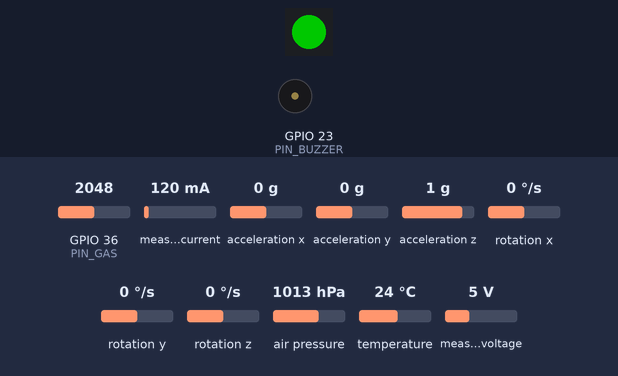
Bench run of a sketch on a simulated ESP32. Shown: 1 RGB LEDs in strip order, left to right, buzzer (waves = sounding, pin HIGH). The inputs (shaded band) are chosen by the test bench; at power-on: GPIO 36 (PIN_GAS) = 2048, temperature 24 °C, measured current 120 mA, acceleration x 0 g, acceleration y 0 g, acceleration z 1 g, rotation x 0 °/s, rotation y 0 °/s, rotation z 0 °/s, air pressure 1013 hPa, measured voltage 5 V. Dim RGB values are drawn brighter than linear; WiFi joins after 1.5 s; servers stay silent unless stated; uploads are accepted with an empty reply; what the sketch prints to the serial monitor is not drawn.

Above: at 3.0 s.
3.1 s: GPIO 36 (PIN_GAS) set to 2130
At 3.42 s:
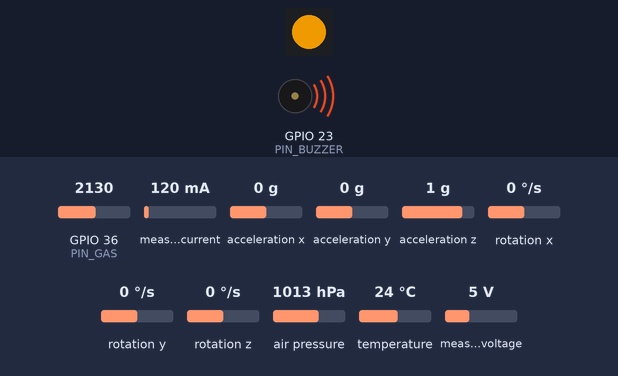
6.1 s: temperature set to 34.4 °C
9.1 s: temperature set to 35.6 °C
At 10.3 s:
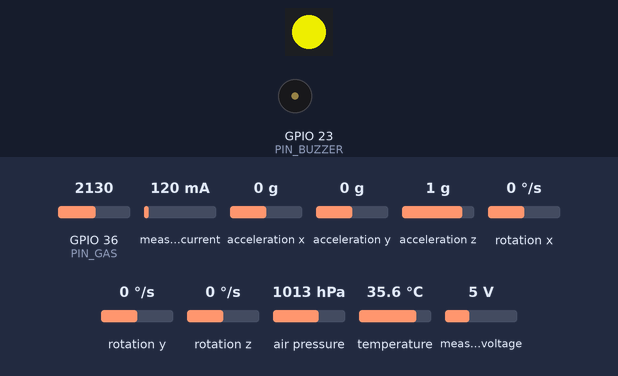
10.6 s: temperature set to 39.5 °C
12.1 s: temperature set to 40.3 °C
At 12.41 s:
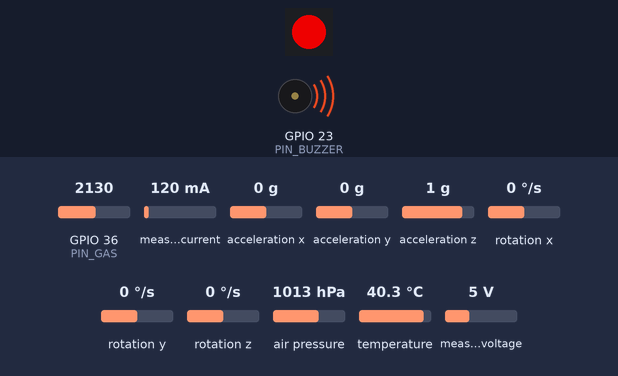
15.1 s: temperature set to 12 °C
At 15.5 s:
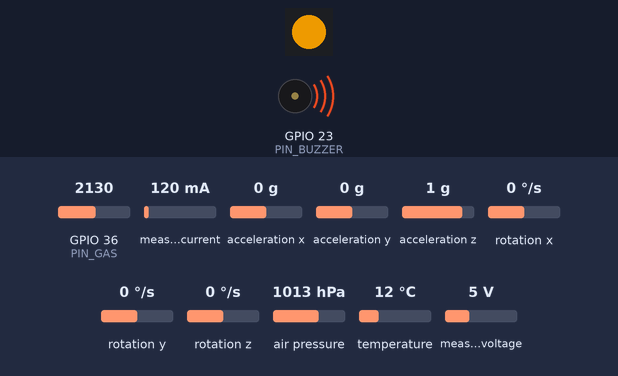
Timing chart, 0 to 19.1 s (numbered marks = the images above; inputs shaded):
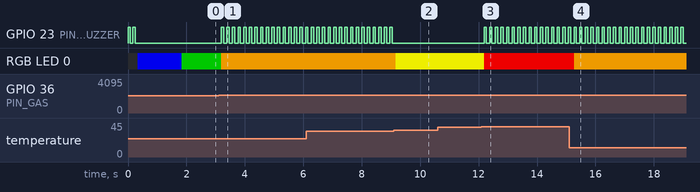

The sketch:

AEGIS_ESP32.ino
```cpp
// ======================================================
//   AEGIS Vehicle Monitor Node — ESP32
//   نظام مراقبة المركبة المتصل بـ AEGIS HSSE
//
//   المكونات:
//     BMP085  — درجة الحرارة والضغط الجوي
//     MPU6050 — مقياس التسارع (كشف الاصطدام)
//     INA219  — قياس الجهد والتيار
//     MQ-2    — حساس الغاز (GPIO 36 — ADC1)
//     WS2811  — مؤشر LED
//     Buzzer  — إنذار صوتي
//
//   يُرسل البيانات إلى AEGIS كل 10 ثوانٍ.
//   عند كشف اصطدام: إرسال تنبيه فوري ثم استمرار العمل.
// ======================================================

#include <Wire.h>
#include <WiFi.h>
#include <HTTPClient.h>
#include <Adafruit_BMP085.h>
#include <Adafruit_MPU6050.h>
#include <Adafruit_Sensor.h>
#include <Adafruit_INA219.h>
#include <FastLED.h>

// ─────────────────────────────────────────────────────
//  إعدادات الشبكة والسيرفر
// ─────────────────────────────────────────────────────
const char* WIFI_SSID      = "Turki";
const char* WIFI_PASS      = "11111111";
const char* AEGIS_ENDPOINT = "https://172.20.10.3:3000/api/data";
const char* DEVICE_CODE    = "VEH-001";   // كود المركبة — غيّره لكل وحدة
const char* SITE_CODE      = "SITE-A";    // كود الموقع
// اجعله نفس DEVICE_INGEST_SECRET في ملف .env — اتركه فارغاً في بيئة التطوير
const char* DEVICE_KEY     = "Ag9xK3mP7nQ2vL8wR4bY6cZ1tJ5hD0";

// ─────────────────────────────────────────────────────
//  الأطراف (Pins)
// ─────────────────────────────────────────────────────
#define PIN_BUZZER   23
#define PIN_GAS      36   // ADC1 — آمن مع WiFi
#define LED_PIN      12
#define NUM_LEDS     1
#define LED_TYPE     WS2811
#define COLOR_ORDER  GRB
#define BRIGHTNESS   200

// ─────────────────────────────────────────────────────
//  حدود الإنذار
// ─────────────────────────────────────────────────────
#define CRASH_THRESHOLD   35.0   // m/s² ≈ 3.5G — حد الاصطدام
#define CRASH_COOLDOWN    10000  // ms — فترة الهدوء بين إنذارات الاصطدام
#define TEMP_CRITICAL     40     // °C — حرارة خطرة
#define TEMP_WARNING      35     // °C — حرارة تحذير
#define GAS_THRESHOLD     50     // % — حد إنذار الغاز
#define SEND_INTERVAL     10000  // ms — فترة إرسال البيانات العادية

// ─────────────────────────────────────────────────────
//  الكائنات العامة
// ─────────────────────────────────────────────────────
Adafruit_BMP085 bmp;
Adafruit_MPU6050 mpu;
Adafruit_INA219  ina219;
CRGB leds[NUM_LEDS];

// ─────────────────────────────────────────────────────
//  متغيرات عامة
// ─────────────────────────────────────────────────────
unsigned long lastSendTime   = 0;
unsigned long lastCrashTime  = 0;
bool          crashDetected  = false;

// قراءات الحساسات — مشتركة بين loop() والإرسال
float g_temperature  = 0;
float g_pressure     = 0;
float g_acceleration = 0;
int   g_gasVal       = 0;
float g_voltage      = 0;
float g_current_mA   = 0;
float g_power_mW     = 0;

// ──────────────────────────────────────────────────────
//  SETUP
// ──────────────────────────────────────────────────────
void setup() {
  Serial.begin(115200);
  Serial.println("\n=== AEGIS Vehicle Monitor Booting ===");

  // Buzzer — إشارة بدء
  pinMode(PIN_BUZZER, OUTPUT);
  beepShort(2);

  // LED
  FastLED.addLeds<LED_TYPE, LED_PIN, COLOR_ORDER>(leds, NUM_LEDS).setCorrection(TypicalLEDStrip);
  FastLED.setBrightness(BRIGHTNESS);
  setLED(CRGB::Blue);

  // BMP085
  if (!bmp.begin()) {
    Serial.println("[ERROR] BMP085 not found — check wiring (I2C)");
  } else {
    Serial.println("[OK] BMP085 ready");
  }

  // MPU6050
  if (!mpu.begin()) {
    Serial.println("[ERROR] MPU6050 not found — check wiring (I2C)");
  } else {
    mpu.setAccelerometerRange(MPU6050_RANGE_16_G);
    mpu.setGyroRange(MPU6050_RANGE_500_DEG);
    mpu.setFilterBandwidth(MPU6050_BAND_21_HZ);
    Serial.println("[OK] MPU6050 ready — range: ±16G");
  }

  // INA219
  if (!ina219.begin()) {
    Serial.println("[ERROR] INA219 not found — check wiring (I2C)");
  } else {
    Serial.println("[OK] INA219 ready");
  }

  // ADC — تحسين دقة قراءة الغاز
  analogSetAttenuation(ADC_11db);   // مدى 0–3.9V على ADC1

  // WiFi
  connectWiFi();

  setLED(CRGB::Green);
  Serial.println("=== System Ready ===\n");
}

// ──────────────────────────────────────────────────────
//  LOOP
// ──────────────────────────────────────────────────────
void loop() {

  // 1) قراءة جميع الحساسات
  readAllSensors();

  // 2) كشف الاصطدام — الأولوية القصوى
  if (g_acceleration > CRASH_THRESHOLD) {
    unsigned long now = millis();
    if (now - lastCrashTime > CRASH_COOLDOWN) {
      lastCrashTime = now;
      handleCrash();
    }
  }

  // 3) منطق LED والإنذار الصوتي
  updateStatusIndicators();

  // 4) إرسال البيانات للسيرفر كل SEND_INTERVAL
  if (millis() - lastSendTime > SEND_INTERVAL) {
    lastSendTime = millis();
    ensureWiFi();
    sendToAEGIS("NORMAL");
  }

  delay(100);
}

// ──────────────────────────────────────────────────────
//  قراءة الحساسات — تُحدَّث المتغيرات العامة
// ──────────────────────────────────────────────────────
void readAllSensors() {
  // غاز MQ-2 (0–100%)
  int raw = analogRead(PIN_GAS);
  g_gasVal = map(raw, 0, 4095, 0, 100);

  // BMP085
  g_temperature = bmp.readTemperature();   // °C
  g_pressure    = bmp.readPressure();      // Pa

  // MPU6050 — تسارع كلي
  sensors_event_t a, gyro, temp;
  mpu.getEvent(&a, &gyro, &temp);
  g_acceleration = sqrt(
    sq(a.acceleration.x) +
    sq(a.acceleration.y) +
    sq(a.acceleration.z)
  );

  // INA219
  float busV    = ina219.getBusVoltage_V();
  float shuntMV = ina219.getShuntVoltage_mV();
  g_voltage    = busV + (shuntMV / 1000.0);
  g_current_mA = ina219.getCurrent_mA();
  g_power_mW   = g_voltage * g_current_mA;
}

// ──────────────────────────────────────────────────────
//  مؤشرات الحالة — LED + Buzzer
// ──────────────────────────────────────────────────────
void updateStatusIndicators() {
  bool alarm = false;

  if ((int)g_temperature >= TEMP_CRITICAL) {
    setLED(CRGB::Red);
    alarm = true;
  } else if ((int)g_temperature >= TEMP_WARNING) {
    setLED(CRGB::Yellow);
  } else if (g_gasVal > GAS_THRESHOLD) {
    setLED(CRGB::Orange);
    alarm = true;
  } else {
    setLED(CRGB::Green);
  }

  if (alarm) {
    beepShort(1);
  }
}

// ──────────────────────────────────────────────────────
//  معالجة الاصطدام — إرسال فوري ثم استمرار
// ──────────────────────────────────────────────────────
void handleCrash() {
  Serial.println("\n!!! CRASH DETECTED !!!");
  Serial.print("Force: "); Serial.print(g_acceleration); Serial.println(" m/s²");

  // إنذار بصري وصوتي مكثف
  for (int i = 0; i < 5; i++) {
    setLED(CRGB::Red);
    digitalWrite(PIN_BUZZER, HIGH);
    delay(150);
    setLED(CRGB::Black);
    digitalWrite(PIN_BUZZER, LOW);
    delay(150);
  }

  // إرسال تنبيه اصطدام فوري
  ensureWiFi();
  sendToAEGIS("CRASH");

  Serial.println("Crash alert sent. Resuming normal operation.\n");
  // لا نوقف النظام — نستمر في المراقبة
}

// ──────────────────────────────────────────────────────
//  إرسال البيانات إلى AEGIS
// ──────────────────────────────────────────────────────
void sendToAEGIS(const char* eventType) {
  if (WiFi.status() != WL_CONNECTED) {
    Serial.println("[SEND] WiFi not connected — skipping");
    return;
  }

  HTTPClient http;
  http.begin(AEGIS_ENDPOINT);
  http.addHeader("Content-Type", "application/json");
  http.setTimeout(5000);
  if (strlen(DEVICE_KEY) > 0) {
    http.addHeader("X-Device-Key", DEVICE_KEY);
  }

  // بناء payload
  String payload = "{";
  payload += "\"deviceCode\":\"" + String(DEVICE_CODE) + "\",";
  payload += "\"siteCode\":\""   + String(SITE_CODE)   + "\",";
  payload += "\"eventType\":\""  + String(eventType)   + "\",";
  payload += "\"gas\":"          + String(g_gasVal)    + ",";
  payload += "\"temperature\":"  + String(g_temperature, 1) + ",";
  payload += "\"pressure\":"     + String(g_pressure, 0)    + ",";
  payload += "\"acceleration\":" + String(g_acceleration, 2) + ",";
  payload += "\"voltage\":"      + String(g_voltage, 2)     + ",";
  payload += "\"current_mA\":"   + String(g_current_mA, 1)  + ",";
  payload += "\"power_mW\":"     + String(g_power_mW, 1)    + ",";
  payload += "\"uptime_s\":"     + String(millis() / 1000);
  payload += "}";

  Serial.print("[SEND] " + String(eventType) + " → ");
  Serial.println(payload);

  int code = http.POST(payload);

  if (code > 0) {
    Serial.print("[SEND] Response: "); Serial.println(code);
  } else {
    Serial.print("[SEND] Error: "); Serial.println(http.errorToString(code));
  }

  http.end();
}

// ──────────────────────────────────────────────────────
//  إدارة WiFi
// ──────────────────────────────────────────────────────
void connectWiFi() {
  Serial.print("[WiFi] Connecting to " + String(WIFI_SSID));
  WiFi.begin(WIFI_SSID, WIFI_PASS);

  int tries = 0;
  while (WiFi.status() != WL_CONNECTED && tries < 20) {
    delay(500);
    Serial.print(".");
    tries++;
  }

  if (WiFi.status() == WL_CONNECTED) {
    Serial.println("\n[WiFi] Connected — IP: " + WiFi.localIP().toString());
  } else {
    Serial.println("\n[WiFi] Failed to connect — will retry later");
  }
}

void ensureWiFi() {
  if (WiFi.status() != WL_CONNECTED) {
    Serial.println("[WiFi] Reconnecting...");
    WiFi.disconnect();
    connectWiFi();
  }
}

// ──────────────────────────────────────────────────────
//  مساعد LED والبزر
// ──────────────────────────────────────────────────────
void setLED(CRGB color) {
  for (int i = 0; i < NUM_LEDS; i++) leds[i] = color;
  FastLED.show();
}

void beepShort(int times) {
  for (int i = 0; i < times; i++) {
    digitalWrite(PIN_BUZZER, HIGH);
    delay(80);
    digitalWrite(PIN_BUZZER, LOW);
    if (times > 1) delay(80);
  }
}
```

Measured:
- the behaviour switches between 2088 and 2089 on GPIO 36 (PIN_GAS) (found by bisection; images 0 and 1)
- the behaviour switches between 34.9 and 35 °C on temperature (found by bisection; images 1 and 2)
- the behaviour switches between 39.9 and 40 °C on temperature (found by bisection; images 2 and 3)
- after the input at 3.1 s, GPIO 23 (PIN_BUZZER): alternates HIGH for 0.08 s and LOW for 0.11 s, starting after 0.09 s; RGB LED 0: RGB(0, 100, 0) → RGB(200, 129, 0) after 0.09 s
- after the input at 9.1 s, GPIO 23 (PIN_BUZZER): stops changing and stays LOW; RGB LED 0: RGB(200, 129, 0) → RGB(200, 200, 0) after 0.06 s
- after the input at 10.6 s, every drawn part: stays the same
- after the input at 12.1 s, GPIO 23 (PIN_BUZZER): alternates HIGH for 0.08 s and LOW for 0.11 s, starting after 0.09 s; RGB LED 0: RGB(200, 200, 0) → RGB(200, 0, 0) after 0.09 s
- after the input at 15.1 s, RGB LED 0: RGB(200, 0, 0) → RGB(200, 129, 0) after 0.17 s
